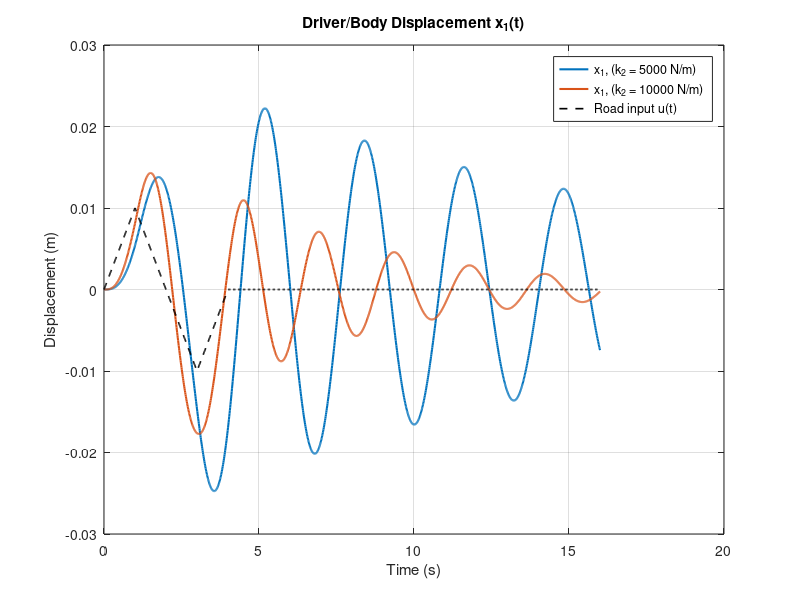

Here is the MATLAB script that generated this plot:
m1 = 1000;   % kg
m2 = 100;    % kg
b  = 4000;   % kg/s
k1 = 20000;  % N/m
k2_values = [5000 10000];  % N/m
t = 0:0.01:16;

% Triangle bump: 0 -> 1 cm -> -1 cm -> 0 over first 4 s
u1 = 0:0.01:1;
u2 = 0.99:-0.01:-1;
u3 = -0.99:0.01:0;
u4 = zeros(size(4.01:0.01:16));
u_cm = [u1 u2 u3 u4];   % bump in cm
u = 0.01 * u_cm;        % convert to meters

% Output both displacements: y = [x1; x2]
C = [1 0 0 0];
D = [0];

y_store = cell(length(k2_values),1); 

for i = 1:length(k2_values)
    k2 = k2_values(i);

    A = [0       0           1       0;
         0       0           0       1;
        -k1/m1   k1/m1      -b/m1    b/m1;
         k1/m2  -(k1+k2)/m2  b/m2   -b/m2];

    B = [0;
         0;
         0;
         k2/m2];

    sys = ss(A,B,C,D);
    y = lsim(sys,u,t);

    y_store{i} = y;
end

% Plot x1 (driver/body displacement)
figure;
plot(t, y_store{1}(:,1), 'LineWidth', 1.5); hold on;
plot(t, y_store{2}(:,1), 'LineWidth', 1.5);
plot(t, u, '--k', 'LineWidth', 1.2);
grid on;
xlabel('Time (s)');
ylabel('Displacement (m)');
title('Driver/Body Displacement x_1(t)');
legend('x_1, (k_2 = 5000 N/m)', 'x_1, (k_2 = 10000 N/m)', 'Road input u(t)');
